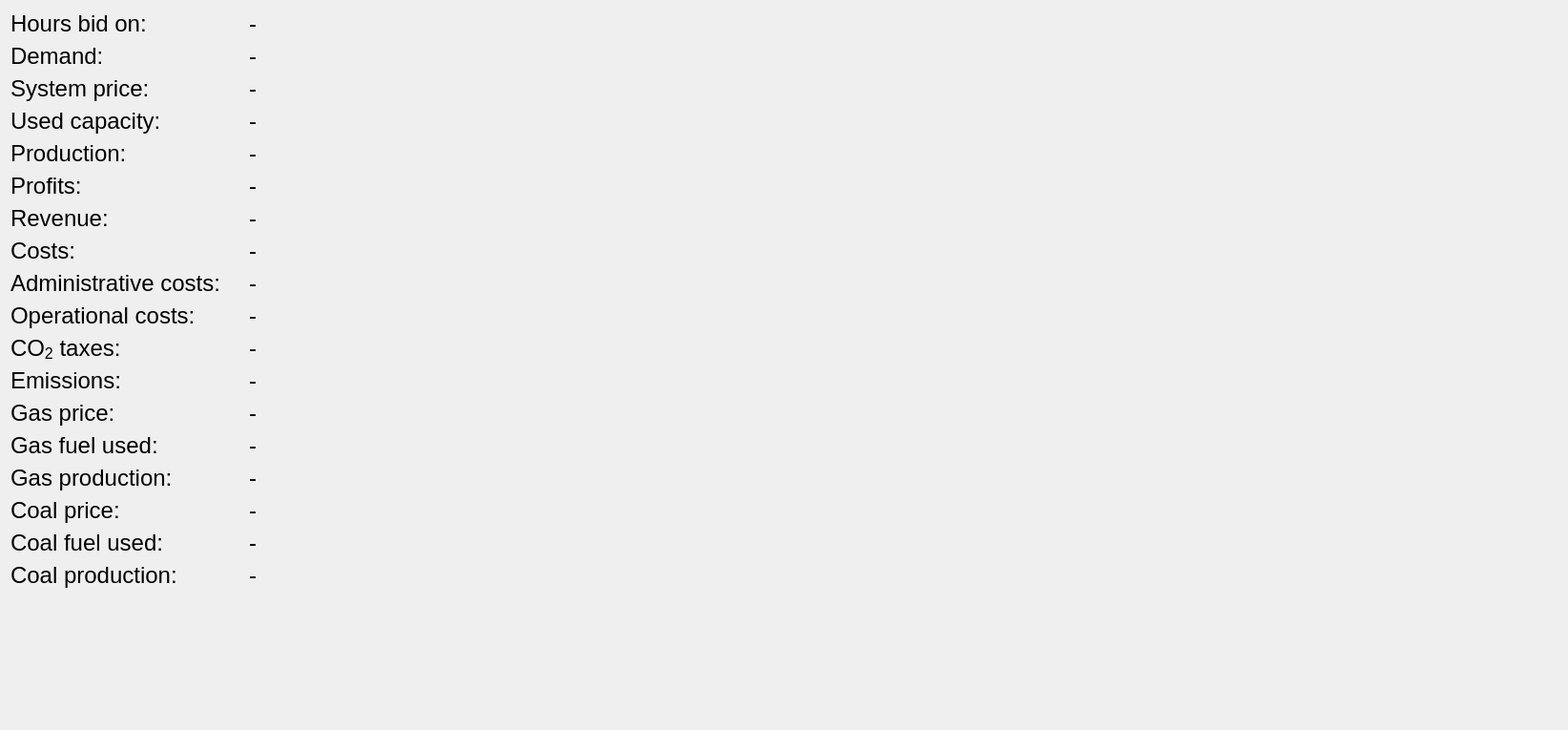
              <widget class="QWidget" name="scrollAreaWidgetContents_5">
               <property name="geometry">
                <rect>
                 <x>0</x>
                 <y>0</y>
                 <width>1644</width>
                 <height>765</height>
                </rect>
               </property>
               <layout class="QVBoxLayout" name="verticalLayout_37">
                <item>
                 <layout class="QHBoxLayout" name="post_results_horizontalLayout_general">
                  <property name="bottomMargin">
                   <number>0</number>
                  </property>
                  <item>
                   <layout class="QFormLayout" name="formLayout_12">
                    <property name="horizontalSpacing">
                     <number>30</number>
                    </property>
                    <item row="0" column="0">
                     <widget class="QLabel" name="label_94">
                      <property name="font">
                       <font>
                        <pointsize>18</pointsize>
                       </font>
                      </property>
                      <property name="text">
                       <string>Hours bid on:</string>
                      </property>
                     </widget>
                    </item>
                    <item row="0" column="1">
                     <widget class="QLabel" name="post_results_label_hours_bid_on">
                      <property name="font">
                       <font>
                        <pointsize>18</pointsize>
                       </font>
                      </property>
                      <property name="text">
                       <string>-</string>
                      </property>
                     </widget>
                    </item>
                    <item row="2" column="0">
                     <widget class="QLabel" name="label_95">
                      <property name="font">
                       <font>
                        <pointsize>18</pointsize>
                       </font>
                      </property>
                      <property name="text">
                       <string>System price:</string>
                      </property>
                     </widget>
                    </item>
                    <item row="2" column="1">
                     <widget class="QLabel" name="post_results_label_system_price">
                      <property name="font">
                       <font>
                        <pointsize>18</pointsize>
                       </font>
                      </property>
                      <property name="text">
                       <string>-</string>
                      </property>
                     </widget>
                    </item>
                    <item row="3" column="0">
                     <widget class="QLabel" name="label_111">
                      <property name="font">
                       <font>
                        <pointsize>18</pointsize>
                       </font>
                      </property>
                      <property name="text">
                       <string>Used capacity:</string>
                      </property>
                     </widget>
                    </item>
                    <item row="3" column="1">
                     <widget class="QLabel" name="post_results_label_used_capacity">
                      <property name="font">
                       <font>
                        <pointsize>18</pointsize>
                       </font>
                      </property>
                      <property name="text">
                       <string>-</string>
                      </property>
                     </widget>
                    </item>
                    <item row="4" column="0">
                     <widget class="QLabel" name="label_96">
                      <property name="font">
                       <font>
                        <pointsize>18</pointsize>
                       </font>
                      </property>
                      <property name="text">
                       <string>Production:</string>
                      </property>
                     </widget>
                    </item>
                    <item row="4" column="1">
                     <widget class="QLabel" name="post_results_label_production">
                      <property name="font">
                       <font>
                        <pointsize>18</pointsize>
                       </font>
                      </property>
                      <property name="text">
                       <string>-</string>
                      </property>
                     </widget>
                    </item>
                    <item row="5" column="0">
                     <widget class="QLabel" name="label_97">
                      <property name="font">
                       <font>
                        <pointsize>18</pointsize>
                       </font>
                      </property>
                      <property name="text">
                       <string>Profits:</string>
                      </property>
                     </widget>
                    </item>
                    <item row="5" column="1">
                     <widget class="QLabel" name="post_results_label_profits">
                      <property name="font">
                       <font>
                        <pointsize>18</pointsize>
                       </font>
                      </property>
                      <property name="text">
                       <string>-</string>
                      </property>
                     </widget>
                    </item>
                    <item row="6" column="0">
                     <widget class="QLabel" name="label_98">
                      <property name="font">
                       <font>
                        <pointsize>18</pointsize>
                       </font>
                      </property>
                      <property name="text">
                       <string>Revenue:</string>
                      </property>
                     </widget>
                    </item>
                    <item row="6" column="1">
                     <widget class="QLabel" name="post_results_label_revenue">
                      <property name="font">
                       <font>
                        <pointsize>18</pointsize>
                       </font>
                      </property>
                      <property name="text">
                       <string>-</string>
                      </property>
                     </widget>
                    </item>
                    <item row="7" column="0">
                     <widget class="QLabel" name="label_99">
                      <property name="font">
                       <font>
                        <pointsize>18</pointsize>
                       </font>
                      </property>
                      <property name="text">
                       <string>Costs:</string>
                      </property>
                     </widget>
                    </item>
                    <item row="7" column="1">
                     <widget class="QLabel" name="post_results_label_costs">
                      <property name="font">
                       <font>
                        <pointsize>18</pointsize>
                       </font>
                      </property>
                      <property name="text">
                       <string>-</string>
                      </property>
                     </widget>
                    </item>
                    <item row="10" column="0">
                     <widget class="QLabel" name="label_107">
                      <property name="font">
                       <font>
                        <pointsize>18</pointsize>
                       </font>
                      </property>
                      <property name="text">
                       <string>CO&lt;sub&gt;2&lt;/sub&gt; taxes:</string>
                      </property>
                     </widget>
                    </item>
                    <item row="10" column="1">
                     <widget class="QLabel" name="post_results_label_taxes">
                      <property name="font">
                       <font>
                        <pointsize>18</pointsize>
                       </font>
                      </property>
                      <property name="text">
                       <string>-</string>
                      </property>
                     </widget>
                    </item>
                    <item row="11" column="0">
                     <widget class="QLabel" name="label_100">
                      <property name="font">
                       <font>
                        <pointsize>18</pointsize>
                       </font>
                      </property>
                      <property name="text">
                       <string>Emissions:</string>
                      </property>
                     </widget>
                    </item>
                    <item row="11" column="1">
                     <widget class="QLabel" name="post_results_label_emissions">
                      <property name="font">
                       <font>
                        <pointsize>18</pointsize>
                       </font>
                      </property>
                      <property name="text">
                       <string>-</string>
                      </property>
                     </widget>
                    </item>
                    <item row="12" column="0">
                     <widget class="QLabel" name="label_101">
                      <property name="font">
                       <font>
                        <pointsize>18</pointsize>
                       </font>
                      </property>
                      <property name="text">
                       <string>Gas price:</string>
                      </property>
                     </widget>
                    </item>
                    <item row="12" column="1">
                     <widget class="QLabel" name="post_results_label_gas_price">
                      <property name="font">
                       <font>
                        <pointsize>18</pointsize>
                       </font>
                      </property>
                      <property name="text">
                       <string>-</string>
                      </property>
                     </widget>
                    </item>
                    <item row="13" column="0">
                     <widget class="QLabel" name="label_103">
                      <property name="font">
                       <font>
                        <pointsize>18</pointsize>
                       </font>
                      </property>
                      <property name="text">
                       <string>Gas fuel used:</string>
                      </property>
                     </widget>
                    </item>
                    <item row="14" column="0">
                     <widget class="QLabel" name="label_108">
                      <property name="font">
                       <font>
                        <pointsize>18</pointsize>
                       </font>
                      </property>
                      <property name="text">
                       <string>Gas production:</string>
                      </property>
                     </widget>
                    </item>
                    <item row="15" column="0">
                     <widget class="QLabel" name="label_116">
                      <property name="font">
                       <font>
                        <pointsize>18</pointsize>
                       </font>
                      </property>
                      <property name="text">
                       <string>Coal price:</string>
                      </property>
                     </widget>
                    </item>
                    <item row="16" column="0">
                     <widget class="QLabel" name="label_119">
                      <property name="font">
                       <font>
                        <pointsize>18</pointsize>
                       </font>
                      </property>
                      <property name="text">
                       <string>Coal fuel used:</string>
                      </property>
                     </widget>
                    </item>
                    <item row="17" column="0">
                     <widget class="QLabel" name="label_120">
                      <property name="font">
                       <font>
                        <pointsize>18</pointsize>
                       </font>
                      </property>
                      <property name="text">
                       <string>Coal production:</string>
                      </property>
                     </widget>
                    </item>
                    <item row="17" column="1">
                     <widget class="QLabel" name="post_results_label_coal_production">
                      <property name="font">
                       <font>
                        <pointsize>18</pointsize>
                       </font>
                      </property>
                      <property name="text">
                       <string>-</string>
                      </property>
                     </widget>
                    </item>
                    <item row="14" column="1">
                     <widget class="QLabel" name="post_results_label_gas_production">
                      <property name="font">
                       <font>
                        <pointsize>18</pointsize>
                       </font>
                      </property>
                      <property name="text">
                       <string>-</string>
                      </property>
                     </widget>
                    </item>
                    <item row="15" column="1">
                     <widget class="QLabel" name="post_results_label_coal_price">
                      <property name="font">
                       <font>
                        <pointsize>18</pointsize>
                       </font>
                      </property>
                      <property name="text">
                       <string>-</string>
                      </property>
                     </widget>
                    </item>
                    <item row="13" column="1">
                     <widget class="QLabel" name="post_results_label_gas_fuel">
                      <property name="font">
                       <font>
                        <pointsize>18</pointsize>
                       </font>
                      </property>
                      <property name="text">
                       <string>-</string>
                      </property>
                     </widget>
                    </item>
                    <item row="16" column="1">
                     <widget class="QLabel" name="post_results_label_coal_fuel">
                      <property name="font">
                       <font>
                        <pointsize>18</pointsize>
                       </font>
                      </property>
                      <property name="text">
                       <string>-</string>
                      </property>
                     </widget>
                    </item>
                    <item row="1" column="0">
                     <widget class="QLabel" name="label_122">
                      <property name="font">
                       <font>
                        <pointsize>18</pointsize>
                       </font>
                      </property>
                      <property name="text">
                       <string>Demand:</string>
                      </property>
                     </widget>
                    </item>
                    <item row="1" column="1">
                     <widget class="QLabel" name="post_results_label_demand">
                      <property name="font">
                       <font>
                        <pointsize>18</pointsize>
                       </font>
                      </property>
                      <property name="text">
                       <string>-</string>
                      </property>
                     </widget>
                    </item>
                    <item row="8" column="0">
                     <widget class="QLabel" name="label_152">
                      <property name="font">
                       <font>
                        <pointsize>18</pointsize>
                       </font>
                      </property>
                      <property name="text">
                       <string>Administrative costs:</string>
                      </property>
                     </widget>
                    </item>
                    <item row="8" column="1">
                     <widget class="QLabel" name="post_results_label_administrative_costs">
                      <property name="font">
                       <font>
                        <pointsize>18</pointsize>
                       </font>
                      </property>
                      <property name="text">
                       <string>-</string>
                      </property>
                     </widget>
                    </item>
                    <item row="9" column="0">
                     <widget class="QLabel" name="label_154">
                      <property name="font">
                       <font>
                        <pointsize>18</pointsize>
                       </font>
                      </property>
                      <property name="text">
                       <string>Operational costs:</string>
                      </property>
                     </widget>
                    </item>
                    <item row="9" column="1">
                     <widget class="QLabel" name="post_results_label_operational_costs">
                      <property name="font">
                       <font>
                        <pointsize>18</pointsize>
                       </font>
                      </property>
                      <property name="text">
                       <string>-</string>
                      </property>
                     </widget>
                    </item>
                   </layout>
                  </item>
                 </layout>
                </item>
               </layout>
              </widget>
